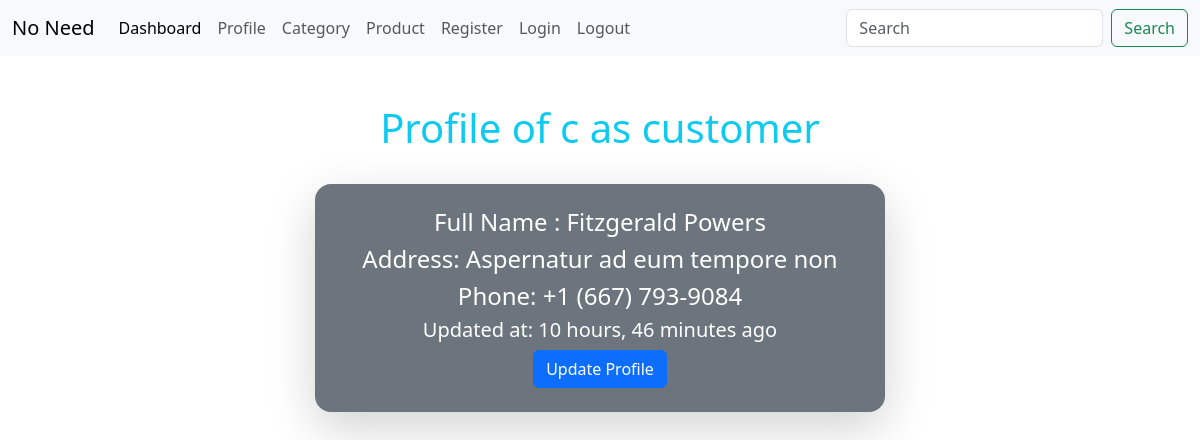
Screenshot of /profile/ (signed in) with the database file from the repository.
### EcommerceApp/models.py (models this page shows, shortened)
class UserModel(AbstractUser):
    user_type=[
        ('admin','admin'),
        ('customer','customer'),
    ]
    user_type=models.CharField(choices=user_type, max_length=30, null=True)

class CustomerModel(models.Model):
    user = models.OneToOneField(UserModel, on_delete=models.CASCADE)
    full_name=models.CharField(max_length=30, null=True)
    address=models.CharField(max_length=30, null=True)
    phone=models.CharField(max_length=30, null=True)
    time=models.DateTimeField(auto_now=True, null=True)

### EcommerceApp/views.py (the view)
# urls.py: path('profile/', ProfilePage, name='profile'),
def ProfilePage(request):
    if request.user.user_type == 'admin':
        try:
            data=AdminModel.objects.get(user=request.user)
        except AdminModel.DoesNotExist:
            data =None
    else:
        try:
            data=CustomerModel.objects.get(user=request.user)
        except CustomerModel.DoesNotExist:
            data=None
    cont={'data':data}
    return render(request, 'pages/profile.html', cont)

### EcommerceApp/templates/pages/profile.html (shortened to what this page needs)
{% extends 'base/base.html' %}
{% block body %}
    <div class="mt-5 row justify-content-center">
        <h1 class="text-center text-info">Profile of {{user.username}} as {{user.user_type}} </h1>
        <div class="col-md-6 p-4 shadow-lg rounded-4 bg-secondary mt-4">
            <div class="text-center text-white">
                {% if request.user.user_type == 'admin' and data %}
                    <h4>Store Name: {{data.store_name}}</h4>
                    <h4>Address: {{data.address}}</h4>
                    <h4>Phone: {{data.phone}}</h4>
                    <h5>Description: {{data.description}}</h5>
                    <h5>Updated at: {{data.time|timesince}} ago</h5>
                    <a class="btn btn-primary" href="{% url 'createprofile_ad' %}">Update Profile</a>
                {% elif request.user.user_type == 'customer' and data %}
                    <h4>Full Name : {{data.full_name}}</h4>
                    <h4>Address: {{data.address}}</h4>
                    <h4>Phone: {{data.phone}}</h4>
                    <h5>Updated at: {{data.time|timesince}} ago</h5>
                    <a class="btn btn-primary" href="{% url 'createprofile_cu' %}">Update Profile</a>
                {% endif %}
            </div>
        </div>
    </div>
{% endblock body %}

### rows the page displays
UserModel: username "c", user_type "customer"
CustomerModel: full_name "Fitzgerald Powers", address "Aspernatur ad eum tempore non", phone "+1 (667) 793-9084", time "10 hours, 46 minutes"
